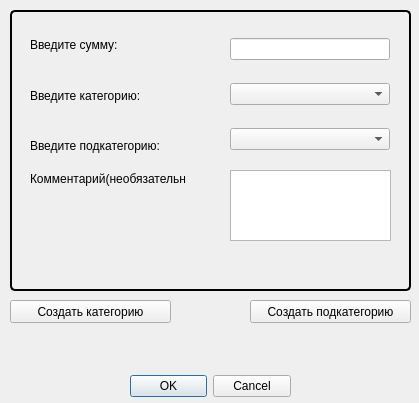
<?xml version="1.0" encoding="UTF-8"?>
<ui version="4.0">
 <class>Dialog</class>
 <widget class="QDialog" name="Dialog">
  <property name="geometry">
   <rect>
    <x>0</x>
    <y>0</y>
    <width>419</width>
    <height>403</height>
   </rect>
  </property>
  <property name="windowTitle">
   <string>Dialog</string>
  </property>
  <widget class="QDialogButtonBox" name="buttonBox">
   <property name="geometry">
    <rect>
     <x>130</x>
     <y>370</y>
     <width>161</width>
     <height>32</height>
    </rect>
   </property>
   <property name="orientation">
    <enum>Qt::Horizontal</enum>
   </property>
   <property name="standardButtons">
    <set>QDialogButtonBox::Cancel|QDialogButtonBox::Ok</set>
   </property>
  </widget>
  <widget class="QPushButton" name="createCategoryButton">
   <property name="geometry">
    <rect>
     <x>10</x>
     <y>300</y>
     <width>161</width>
     <height>23</height>
    </rect>
   </property>
   <property name="text">
    <string>Создать категорию</string>
   </property>
  </widget>
  <widget class="QPushButton" name="createSubCategoryButton">
   <property name="geometry">
    <rect>
     <x>250</x>
     <y>300</y>
     <width>161</width>
     <height>23</height>
    </rect>
   </property>
   <property name="text">
    <string>Создать подкатегорию</string>
   </property>
  </widget>
  <widget class="QGroupBox" name="groupBox">
   <property name="geometry">
    <rect>
     <x>10</x>
     <y>10</y>
     <width>401</width>
     <height>281</height>
    </rect>
   </property>
   <property name="styleSheet">
    <string notr="true">QGroupBox {
margin-top: 2ex;
}
QGroupBox:enabled {
border: 2px solid black;
border-radius: 5px;
}
QGroupBox::title {
subcontrol-origin: margin;
 left: 3ex;
 }
</string>
   </property>
   <property name="title">
    <string/>
   </property>
   <widget class="QTextEdit" name="commentText">
    <property name="geometry">
     <rect>
      <x>220</x>
      <y>160</y>
      <width>161</width>
      <height>71</height>
     </rect>
    </property>
   </widget>
   <widget class="QWidget" name="verticalLayoutWidget_2">
    <property name="geometry">
     <rect>
      <x>220</x>
      <y>20</y>
      <width>160</width>
      <height>131</height>
     </rect>
    </property>
    <layout class="QVBoxLayout" name="verticalLayout_2">
     <property name="spacing">
      <number>15</number>
     </property>
     <item>
      <widget class="QLineEdit" name="amountLine"/>
     </item>
     <item>
      <widget class="QComboBox" name="categoryBox"/>
     </item>
     <item>
      <widget class="QComboBox" name="subCategoryBox"/>
     </item>
    </layout>
   </widget>
   <widget class="QLabel" name="label_3">
    <property name="geometry">
     <rect>
      <x>20</x>
      <y>160</y>
      <width>156</width>
      <height>17</height>
     </rect>
    </property>
    <property name="text">
     <string>Комментарий(необязательно):</string>
    </property>
   </widget>
   <widget class="QWidget" name="verticalLayoutWidget">
    <property name="geometry">
     <rect>
      <x>20</x>
      <y>20</y>
      <width>131</width>
      <height>131</height>
     </rect>
    </property>
    <layout class="QVBoxLayout" name="verticalLayout">
     <property name="spacing">
      <number>20</number>
     </property>
     <item>
      <widget class="QLabel" name="label">
       <property name="text">
        <string>Введите сумму:</string>
       </property>
      </widget>
     </item>
     <item>
      <widget class="QLabel" name="label_2">
       <property name="text">
        <string>Введите категорию:</string>
       </property>
      </widget>
     </item>
     <item>
      <widget class="QLabel" name="label_4">
       <property name="text">
        <string>Введите подкатегорию:</string>
       </property>
      </widget>
     </item>
    </layout>
   </widget>
  </widget>
 </widget>
 <resources/>
 <connections>
  <connection>
   <sender>buttonBox</sender>
   <signal>accepted()</signal>
   <receiver>Dialog</receiver>
   <slot>accept()</slot>
   <hints>
    <hint type="sourcelabel">
     <x>248</x>
     <y>254</y>
    </hint>
    <hint type="destinationlabel">
     <x>157</x>
     <y>274</y>
    </hint>
   </hints>
  </connection>
  <connection>
   <sender>buttonBox</sender>
   <signal>rejected()</signal>
   <receiver>Dialog</receiver>
   <slot>reject()</slot>
   <hints>
    <hint type="sourcelabel">
     <x>316</x>
     <y>260</y>
    </hint>
    <hint type="destinationlabel">
     <x>286</x>
     <y>274</y>
    </hint>
   </hints>
  </connection>
 </connections>
</ui>
